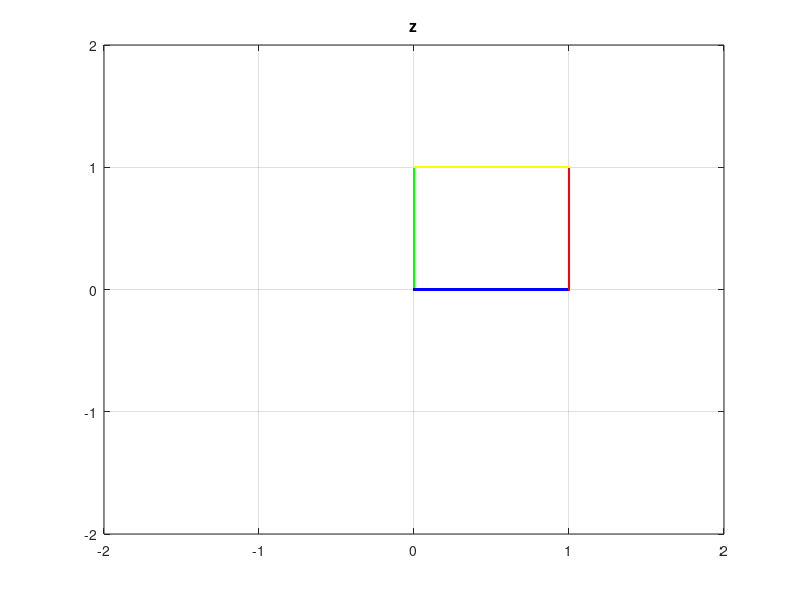
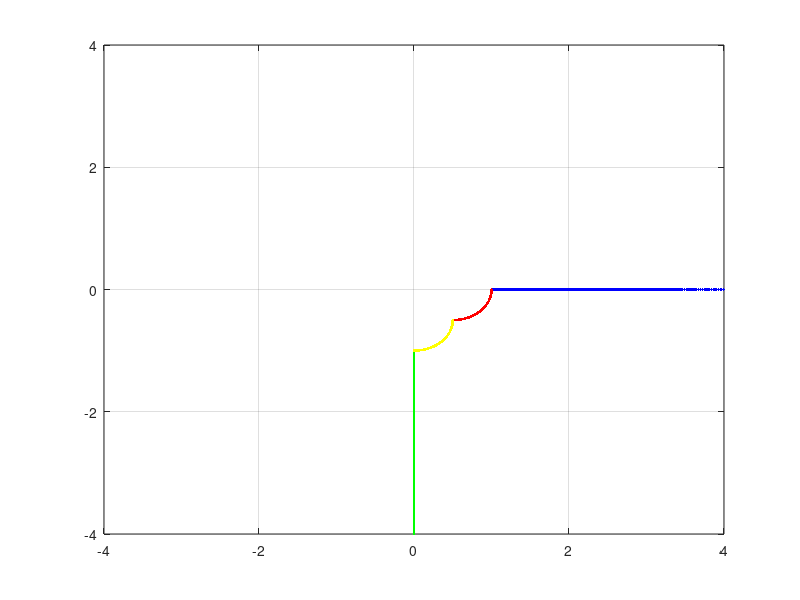

Reproduce these figures in MATLAB, in order. (Note: this script raises an error after producing the figures.)
clear all; close all;
power = linspace(-1,-1,500);
m = 500;

x_1 = linspace(0,1,m)*1i;
x_2 = linspace(0,1,m);
x_3 = linspace(0,1,m)*1i+1;
x_4 = linspace(0,1,m)+1i;
figure(1)
plot(real(x_1),imag(x_1),'.g'); hold on
plot(real(x_2),imag(x_2),'.b');
plot(real(x_3),imag(x_3),'.r');
plot(real(x_4),imag(x_4),'.y');
axis([-1,1,-1,1]*2);
grid on
title('z')
for n = power
y_1 = x_1.^n;
y_2 = x_2.^n;
y_3 = x_3.^n;
y_4 = x_4.^n;
figure(2)
plot(real(y_1),imag(y_1),'.g'); hold on
plot(real(y_2),imag(y_2),'.b');
plot(real(y_3),imag(y_3),'.r');
plot(real(y_4),imag(y_4),'.y');
axis([-1,1,-1,1]*4);
grid on
title(strcat('f(z) = z^{',strcat(string(n)),'}'));
hold off
end